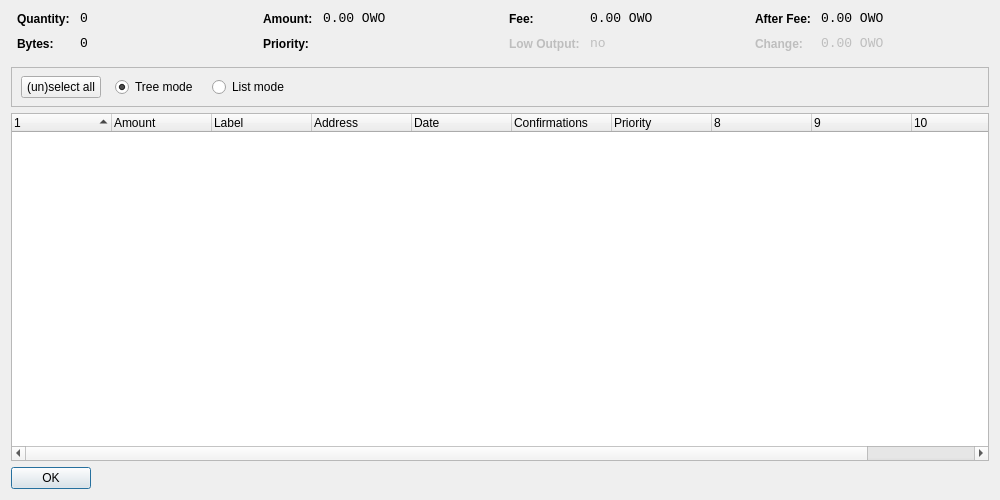
<?xml version="1.0" encoding="UTF-8"?>
<ui version="4.0">
 <class>CoinControlDialog</class>
 <widget class="QDialog" name="CoinControlDialog">
  <property name="geometry">
   <rect>
    <x>0</x>
    <y>0</y>
    <width>1000</width>
    <height>500</height>
   </rect>
  </property>
  <property name="windowTitle">
   <string>Coin Control</string>
  </property>
  <layout class="QVBoxLayout" name="verticalLayout">
   <item>
    <layout class="QHBoxLayout" name="horizontalLayoutTop" stretch="0,0,0,0">
     <property name="topMargin">
      <number>0</number>
     </property>
     <property name="bottomMargin">
      <number>10</number>
     </property>
     <item>
      <layout class="QFormLayout" name="formLayoutCoinControl1">
       <property name="horizontalSpacing">
        <number>10</number>
       </property>
       <property name="verticalSpacing">
        <number>10</number>
       </property>
       <property name="leftMargin">
        <number>6</number>
       </property>
       <property name="rightMargin">
        <number>6</number>
       </property>
       <item row="0" column="0">
        <widget class="QLabel" name="labelCoinControlQuantityText">
         <property name="styleSheet">
          <string notr="true">font-weight:bold;</string>
         </property>
         <property name="text">
          <string>Quantity:</string>
         </property>
        </widget>
       </item>
       <item row="0" column="1">
        <widget class="QLabel" name="labelCoinControlQuantity">
         <property name="font">
          <font>
           <family>Monospace</family>
           <pointsize>10</pointsize>
          </font>
         </property>
         <property name="cursor">
          <cursorShape>IBeamCursor</cursorShape>
         </property>
         <property name="contextMenuPolicy">
          <enum>Qt::ActionsContextMenu</enum>
         </property>
         <property name="text">
          <string notr="true">0</string>
         </property>
         <property name="textInteractionFlags">
          <set>Qt::LinksAccessibleByMouse|Qt::TextSelectableByKeyboard|Qt::TextSelectableByMouse</set>
         </property>
        </widget>
       </item>
       <item row="1" column="0">
        <widget class="QLabel" name="labelCoinControlBytesText">
         <property name="styleSheet">
          <string notr="true">font-weight:bold;</string>
         </property>
         <property name="text">
          <string>Bytes:</string>
         </property>
        </widget>
       </item>
       <item row="1" column="1">
        <widget class="QLabel" name="labelCoinControlBytes">
         <property name="font">
          <font>
           <family>Monospace</family>
           <pointsize>10</pointsize>
          </font>
         </property>
         <property name="cursor">
          <cursorShape>IBeamCursor</cursorShape>
         </property>
         <property name="contextMenuPolicy">
          <enum>Qt::ActionsContextMenu</enum>
         </property>
         <property name="text">
          <string notr="true">0</string>
         </property>
         <property name="textInteractionFlags">
          <set>Qt::LinksAccessibleByMouse|Qt::TextSelectableByKeyboard|Qt::TextSelectableByMouse</set>
         </property>
        </widget>
       </item>
      </layout>
     </item>
     <item>
      <layout class="QFormLayout" name="formLayoutCoinControl2">
       <property name="horizontalSpacing">
        <number>10</number>
       </property>
       <property name="verticalSpacing">
        <number>10</number>
       </property>
       <property name="leftMargin">
        <number>6</number>
       </property>
       <property name="rightMargin">
        <number>6</number>
       </property>
       <item row="0" column="0">
        <widget class="QLabel" name="labelCoinControlAmountText">
         <property name="styleSheet">
          <string notr="true">font-weight:bold;</string>
         </property>
         <property name="text">
          <string>Amount:</string>
         </property>
        </widget>
       </item>
       <item row="0" column="1">
        <widget class="QLabel" name="labelCoinControlAmount">
         <property name="font">
          <font>
           <family>Monospace</family>
           <pointsize>10</pointsize>
          </font>
         </property>
         <property name="cursor">
          <cursorShape>IBeamCursor</cursorShape>
         </property>
         <property name="contextMenuPolicy">
          <enum>Qt::ActionsContextMenu</enum>
         </property>
         <property name="text">
          <string notr="true">0.00 OWO</string>
         </property>
         <property name="textInteractionFlags">
          <set>Qt::LinksAccessibleByMouse|Qt::TextSelectableByKeyboard|Qt::TextSelectableByMouse</set>
         </property>
        </widget>
       </item>
       <item row="1" column="0">
        <widget class="QLabel" name="labelCoinControlPriorityText">
         <property name="styleSheet">
          <string notr="true">font-weight:bold;</string>
         </property>
         <property name="text">
          <string>Priority:</string>
         </property>
        </widget>
       </item>
       <item row="1" column="1">
        <widget class="QLabel" name="labelCoinControlPriority">
         <property name="font">
          <font>
           <family>Monospace</family>
           <pointsize>10</pointsize>
          </font>
         </property>
         <property name="cursor">
          <cursorShape>IBeamCursor</cursorShape>
         </property>
         <property name="contextMenuPolicy">
          <enum>Qt::ActionsContextMenu</enum>
         </property>
         <property name="text">
          <string/>
         </property>
         <property name="textInteractionFlags">
          <set>Qt::LinksAccessibleByMouse|Qt::TextSelectableByKeyboard|Qt::TextSelectableByMouse</set>
         </property>
        </widget>
       </item>
      </layout>
     </item>
     <item>
      <layout class="QFormLayout" name="formLayoutCoinControl3">
       <property name="horizontalSpacing">
        <number>10</number>
       </property>
       <property name="verticalSpacing">
        <number>10</number>
       </property>
       <property name="leftMargin">
        <number>6</number>
       </property>
       <property name="rightMargin">
        <number>6</number>
       </property>
       <item row="0" column="0">
        <widget class="QLabel" name="labelCoinControlFeeText">
         <property name="styleSheet">
          <string notr="true">font-weight:bold;</string>
         </property>
         <property name="text">
          <string>Fee:</string>
         </property>
        </widget>
       </item>
       <item row="0" column="1">
        <widget class="QLabel" name="labelCoinControlFee">
         <property name="font">
          <font>
           <family>Monospace</family>
           <pointsize>10</pointsize>
          </font>
         </property>
         <property name="cursor">
          <cursorShape>IBeamCursor</cursorShape>
         </property>
         <property name="contextMenuPolicy">
          <enum>Qt::ActionsContextMenu</enum>
         </property>
         <property name="text">
          <string notr="true">0.00 OWO</string>
         </property>
         <property name="textInteractionFlags">
          <set>Qt::LinksAccessibleByMouse|Qt::TextSelectableByKeyboard|Qt::TextSelectableByMouse</set>
         </property>
        </widget>
       </item>
       <item row="1" column="0">
        <widget class="QLabel" name="labelCoinControlLowOutputText">
         <property name="enabled">
          <bool>false</bool>
         </property>
         <property name="styleSheet">
          <string notr="true">font-weight:bold;</string>
         </property>
         <property name="text">
          <string>Low Output:</string>
         </property>
        </widget>
       </item>
       <item row="1" column="1">
        <widget class="QLabel" name="labelCoinControlLowOutput">
         <property name="enabled">
          <bool>false</bool>
         </property>
         <property name="font">
          <font>
           <family>Monospace</family>
           <pointsize>10</pointsize>
          </font>
         </property>
         <property name="cursor">
          <cursorShape>IBeamCursor</cursorShape>
         </property>
         <property name="contextMenuPolicy">
          <enum>Qt::ActionsContextMenu</enum>
         </property>
         <property name="text">
          <string notr="true">no</string>
         </property>
         <property name="textInteractionFlags">
          <set>Qt::LinksAccessibleByMouse|Qt::TextSelectableByKeyboard|Qt::TextSelectableByMouse</set>
         </property>
        </widget>
       </item>
      </layout>
     </item>
     <item>
      <layout class="QFormLayout" name="formLayoutCoinControl4">
       <property name="horizontalSpacing">
        <number>10</number>
       </property>
       <property name="verticalSpacing">
        <number>10</number>
       </property>
       <property name="leftMargin">
        <number>6</number>
       </property>
       <property name="rightMargin">
        <number>6</number>
       </property>
       <item row="0" column="0">
        <widget class="QLabel" name="labelCoinControlAfterFeeText">
         <property name="styleSheet">
          <string notr="true">font-weight:bold;</string>
         </property>
         <property name="text">
          <string>After Fee:</string>
         </property>
        </widget>
       </item>
       <item row="0" column="1">
        <widget class="QLabel" name="labelCoinControlAfterFee">
         <property name="font">
          <font>
           <family>Monospace</family>
           <pointsize>10</pointsize>
          </font>
         </property>
         <property name="cursor">
          <cursorShape>IBeamCursor</cursorShape>
         </property>
         <property name="contextMenuPolicy">
          <enum>Qt::ActionsContextMenu</enum>
         </property>
         <property name="text">
          <string notr="true">0.00 OWO</string>
         </property>
         <property name="textInteractionFlags">
          <set>Qt::LinksAccessibleByMouse|Qt::TextSelectableByKeyboard|Qt::TextSelectableByMouse</set>
         </property>
        </widget>
       </item>
       <item row="1" column="0">
        <widget class="QLabel" name="labelCoinControlChangeText">
         <property name="enabled">
          <bool>false</bool>
         </property>
         <property name="styleSheet">
          <string notr="true">font-weight:bold;</string>
         </property>
         <property name="text">
          <string>Change:</string>
         </property>
        </widget>
       </item>
       <item row="1" column="1">
        <widget class="QLabel" name="labelCoinControlChange">
         <property name="enabled">
          <bool>false</bool>
         </property>
         <property name="font">
          <font>
           <family>Monospace</family>
           <pointsize>10</pointsize>
          </font>
         </property>
         <property name="cursor">
          <cursorShape>IBeamCursor</cursorShape>
         </property>
         <property name="contextMenuPolicy">
          <enum>Qt::ActionsContextMenu</enum>
         </property>
         <property name="text">
          <string notr="true">0.00 OWO</string>
         </property>
         <property name="textInteractionFlags">
          <set>Qt::LinksAccessibleByMouse|Qt::TextSelectableByKeyboard|Qt::TextSelectableByMouse</set>
         </property>
        </widget>
       </item>
      </layout>
     </item>
    </layout>
   </item>
   <item>
    <widget class="QFrame" name="frame">
     <property name="minimumSize">
      <size>
       <width>0</width>
       <height>40</height>
      </size>
     </property>
     <property name="frameShape">
      <enum>QFrame::StyledPanel</enum>
     </property>
     <property name="frameShadow">
      <enum>QFrame::Sunken</enum>
     </property>
     <widget class="QWidget" name="horizontalLayoutWidget">
      <property name="geometry">
       <rect>
        <x>10</x>
        <y>0</y>
        <width>781</width>
        <height>41</height>
       </rect>
      </property>
      <layout class="QHBoxLayout" name="horizontalLayoutPanel" stretch="0,0,0,0,0">
       <property name="spacing">
        <number>14</number>
       </property>
       <item>
        <widget class="QPushButton" name="pushButtonSelectAll">
         <property name="sizePolicy">
          <sizepolicy hsizetype="Maximum" vsizetype="Fixed">
           <horstretch>0</horstretch>
           <verstretch>0</verstretch>
          </sizepolicy>
         </property>
         <property name="text">
          <string>(un)select all</string>
         </property>
        </widget>
       </item>
       <item>
        <widget class="QRadioButton" name="radioTreeMode">
         <property name="sizePolicy">
          <sizepolicy hsizetype="Maximum" vsizetype="Fixed">
           <horstretch>0</horstretch>
           <verstretch>0</verstretch>
          </sizepolicy>
         </property>
         <property name="text">
          <string>Tree mode</string>
         </property>
         <property name="checked">
          <bool>true</bool>
         </property>
        </widget>
       </item>
       <item>
        <widget class="QRadioButton" name="radioListMode">
         <property name="sizePolicy">
          <sizepolicy hsizetype="Maximum" vsizetype="Fixed">
           <horstretch>0</horstretch>
           <verstretch>0</verstretch>
          </sizepolicy>
         </property>
         <property name="text">
          <string>List mode</string>
         </property>
        </widget>
       </item>
       <item>
        <spacer name="horizontalSpacer">
         <property name="orientation">
          <enum>Qt::Horizontal</enum>
         </property>
         <property name="sizeHint" stdset="0">
          <size>
           <width>40</width>
           <height>20</height>
          </size>
         </property>
        </spacer>
       </item>
      </layout>
     </widget>
    </widget>
   </item>
   <item>
    <widget class="CoinControlTreeWidget" name="treeWidget">
     <property name="contextMenuPolicy">
      <enum>Qt::CustomContextMenu</enum>
     </property>
     <property name="sortingEnabled">
      <bool>false</bool>
     </property>
     <property name="columnCount">
      <number>11</number>
     </property>
     <attribute name="headerShowSortIndicator" stdset="0">
      <bool>true</bool>
     </attribute>
     <attribute name="headerStretchLastSection">
      <bool>false</bool>
     </attribute>
     <column>
      <property name="text">
       <string/>
      </property>
     </column>
     <column>
      <property name="text">
       <string>Amount</string>
      </property>
     </column>
     <column>
      <property name="text">
       <string>Label</string>
      </property>
     </column>
     <column>
      <property name="text">
       <string>Address</string>
      </property>
     </column>
     <column>
      <property name="text">
       <string>Date</string>
      </property>
     </column>
     <column>
      <property name="text">
       <string>Confirmations</string>
      </property>
      <property name="toolTip">
       <string>Confirmed</string>
      </property>
     </column>
     <column>
      <property name="text">
       <string>Priority</string>
      </property>
     </column>
     <column>
      <property name="text">
       <string/>
      </property>
     </column>
     <column>
      <property name="text">
       <string/>
      </property>
     </column>
     <column>
      <property name="text">
       <string/>
      </property>
     </column>
     <column>
      <property name="text">
       <string/>
      </property>
     </column>
    </widget>
   </item>
   <item>
    <widget class="QDialogButtonBox" name="buttonBox">
     <property name="sizePolicy">
      <sizepolicy hsizetype="Maximum" vsizetype="Fixed">
       <horstretch>0</horstretch>
       <verstretch>0</verstretch>
      </sizepolicy>
     </property>
     <property name="orientation">
      <enum>Qt::Horizontal</enum>
     </property>
     <property name="standardButtons">
      <set>QDialogButtonBox::Ok</set>
     </property>
    </widget>
   </item>
  </layout>
 </widget>
 <customwidgets>
  <customwidget>
   <class>CoinControlTreeWidget</class>
   <extends>QTreeWidget</extends>
   <header>coincontroltreewidget.h</header>
  </customwidget>
 </customwidgets>
 <resources/>
 <connections/>
</ui>
